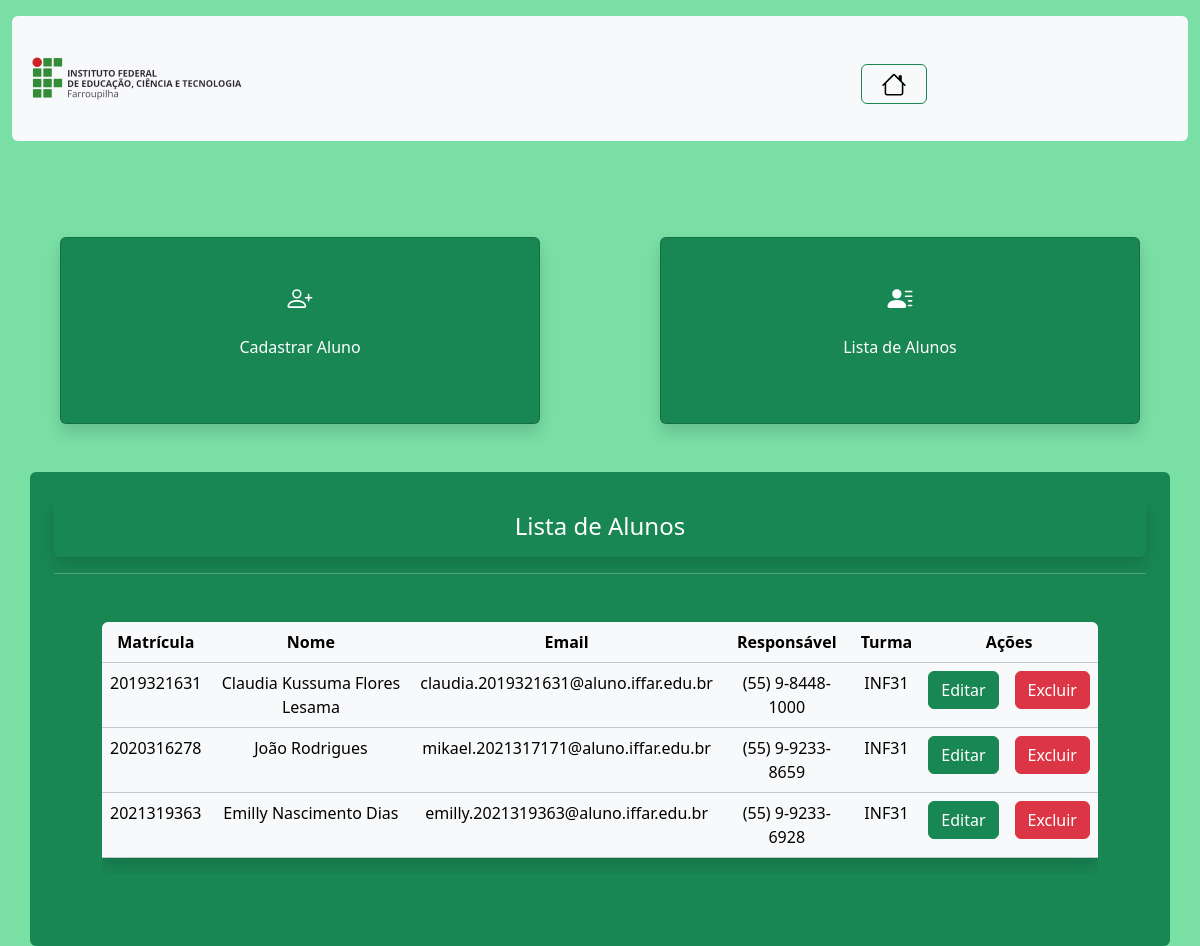
Before: /Aluno/index_aluno.php?page=listar (signed in) with the older database file.
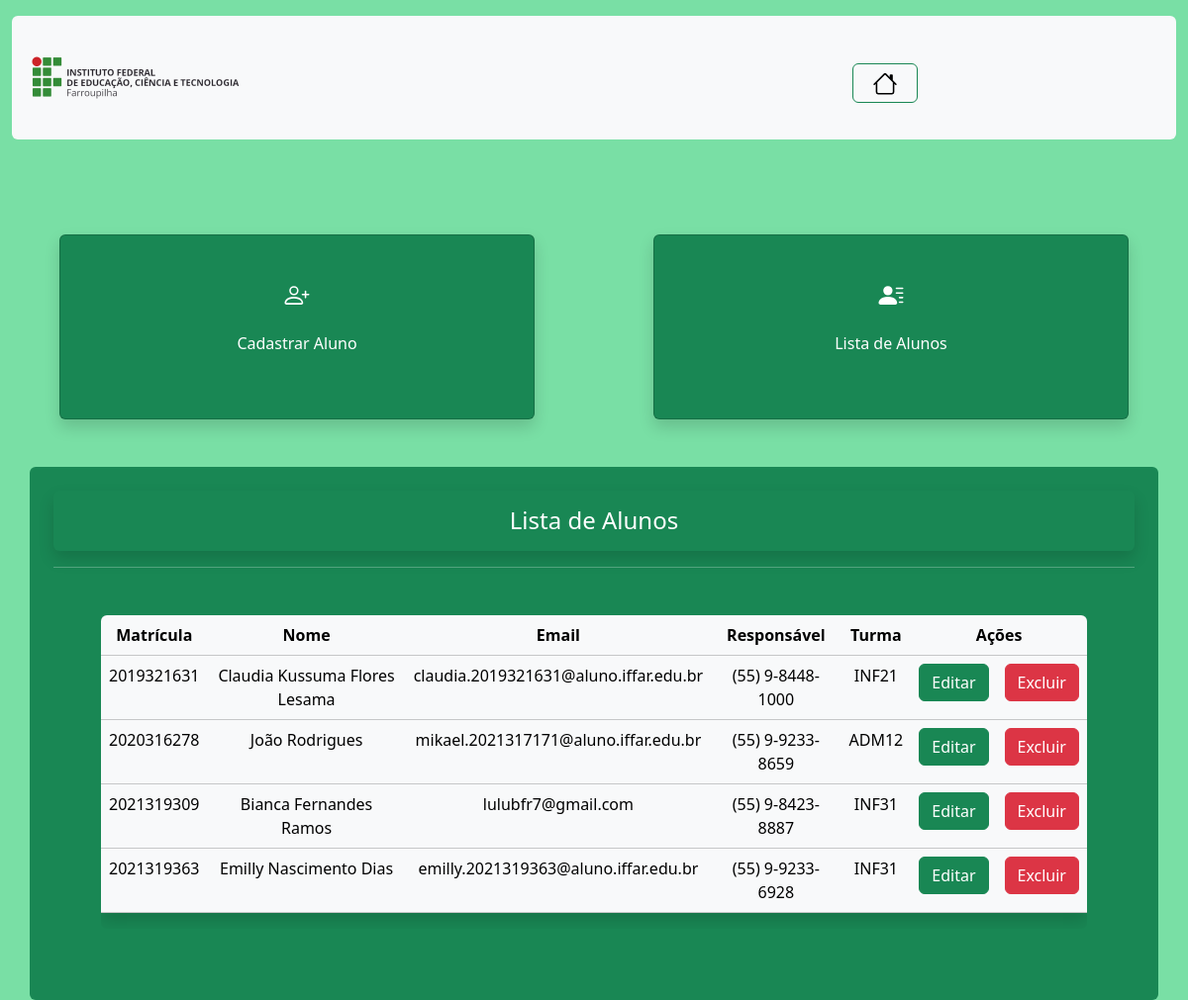
After: the same page with the newer database file.
### tables this page shows
CREATE TABLE IF NOT EXISTS `aluno` (
  `matricula` char(10) NOT NULL,
  `nome` varchar(100) NOT NULL,
  `email` varchar(100) NOT NULL,
  `num_responsavel` varchar(16) NOT NULL,
  `foto` varchar(255) DEFAULT NULL,
  `ID_turma` int NOT NULL,
  PRIMARY KEY (`matricula`),
  KEY `ID_turma` (`ID_turma`) USING BTREE
);

CREATE TABLE IF NOT EXISTS `turma` (
  `ID_turma` int NOT NULL AUTO_INCREMENT,
  `nome_turma` char(6) NOT NULL,
  PRIMARY KEY (`ID_turma`)
);

### Aluno/listar_aluno.php (the view, shortened to what this page needs)
<div class="container-sm rounded p-4 text-bg-success text-center">
    <p class="p-3 h4 rounded shadow">Lista de Alunos</p>
    <hr>
    <?php
        $sql = "SELECT * FROM aluno AS al INNER JOIN turma AS tur
        ON al.ID_turma = tur.ID_turma";
        $result = $connect->query($sql);
        $qtLinhas = $result->num_rows;
        if($qtLinhas > 0){
            print "<div class='rounded table-responsive text-center m-5'>";
            print "<table class='table table-light table-hover shadow'>";
            print "<tr>";
            print "<th> Matrícula </td>";
            print "<th> Nome </td>";
            print "<th> Email </td>";
            print "<th> Responsável </td>";
            print "<th> Turma </th>";
            print "<th colspan='2'> Ações </th>";
            print "</tr>";
            while($row = $result->fetch_object()){
            print "<tr>";
            print "<td>" . $row->matricula . "</td>";
            print "<td>" . $row->nome . "</td>";
            print "<td>" . $row->email . "</td>";
            print "<td>" . $row->num_responsavel . "</td>";
            print "<td>" . $row->nome_turma . "</td>";
            print "<td>
                    <button onclick=\"location.href='?page=editar&matricula=".$row->matricula. "';\" class='btn btn-success'>Editar</button> </td>";
            print "<td>
                    <button onclick=\"if(confirm('Tem Certeza de que Deseja Excluir este Aluno?'))
                    {location.href='?page=salvar&acao=excluir&matricula=".$row->matricula. "';}
                    else{false;}\" class='btn btn-danger'>Excluir</button>
                    </td>";
            print "</tr>";
            }
            print "</table>";
            print "</div>";
        } else {
            print "<p class='alert alert-danger'> Não Foram Encontrados Resultados!</p>";
        }
    ?>
</div>

Changed rows visible on the page:
changed aluno "Claudia Kussuma Flores Lesama": ID_turma.nome_turma "INF31" → "INF21"
changed aluno "João Rodrigues": ID_turma.nome_turma "INF31" → "ADM12"
added aluno: matricula "2021319309", nome "Bianca Fernandes Ramos", email "lulubfr7@gmail.com", num_responsavel "(55) 9-8423-8887", ID_turma.nome_turma "INF31"
